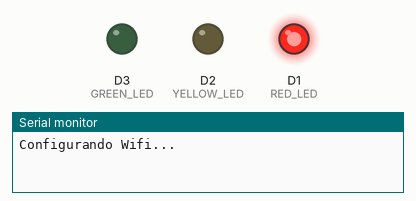
Recording of a program running on a simulated ESP8266 (NodeMCU). On the bench: output pins drawn as LEDs (lit = HIGH), the last lines printed to the serial monitor. WiFi joins after 1.5 s; servers stay silent unless stated.

Above: at 7.8 s.
At 15.8 s:
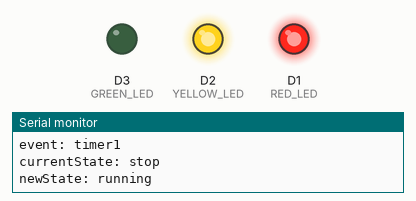
At 21.8 s:
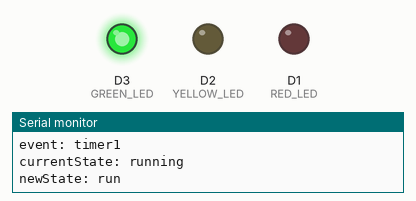
At 27.8 s:
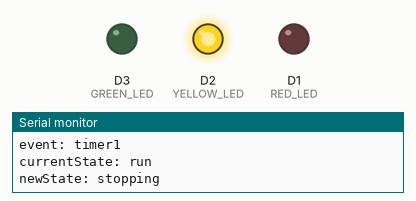
Timing chart, 0 to 38.2 s (numbered marks = the images above):
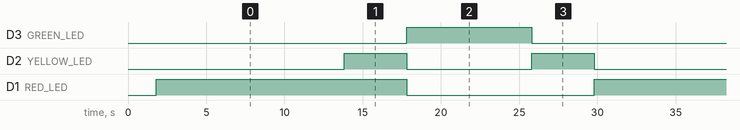

The program:

main.cpp
```cpp
#include <Arduino.h>
#include <ESP8266WiFi.h>
#include <BlynkSimpleEsp8266.h>

#define BLYNK_PRINT Serial
#define DEBUG

#define ARRAY_SIZE(foo) (sizeof(foo) / sizeof(foo[0]))

#define ACTIVE HIGH

// real pins
#define RED_LED D1
#define YELLOW_LED D2
#define GREEN_LED D3

// virtual pins
#define RED_V_LED 0
#define YELLOW_V_LED 1
#define GREEN_V_LED 2

#define SWITCH1_V_PIN 3
#define CHANGE_V_BUTTON 4
#define STATE_PRINT 5

typedef enum
{
  nullState,
  runningState,
  stopState,
  stoppingState,
  runState
} State;
#ifdef DEBUG
const char *StatesPrint[] = {"null", "running", "stop", "stopping", "run"};
#endif
typedef enum
{
  UNKNOWN,
  TIMER1,
  TIMER2,
  CHG,
} Event;
#ifdef DEBUG
const char *EventPrint[] = {"unknown", "timer1", "timer2", "change"};
#endif

State machine[5][4] = {};
State currentState = stopState; //default state
Event event = UNKNOWN;

long sequence1[] = {3000, 8000, 3000, 5000};
long sequence2[] = {4000, 12000, 4000, 8000};

void sendTickEvent()
{
  event = TIMER1;
}

BlynkTimer timer;
int timerPointer;

int sequence = 0;

// change the sequence on switch change
BLYNK_WRITE(SWITCH1_V_PIN_V_PIN)
{

  sequence = param.asInt();

#ifdef DEBUG
  Serial.print("new switch: ");
  Serial.println(sequence);
#endif
}

// make a "intantaneus" transition of the machine
BLYNK_WRITE(CHANGE_V_BUTTON)
{
  event = CHG;
}

// cycle of states
boolean redSeq[] = {!ACTIVE, ACTIVE, ACTIVE, !ACTIVE, !ACTIVE};
boolean yellowSeq[] = {!ACTIVE, ACTIVE, !ACTIVE, ACTIVE, !ACTIVE};
boolean greenSeq[] = {!ACTIVE, !ACTIVE, !ACTIVE, !ACTIVE, ACTIVE};

void actions(State state)
{
  timer.deleteTimer(timerPointer);
  long *seq = sequence ? sequence1 : sequence2;

  digitalWrite(RED_LED, redSeq[state]);
  digitalWrite(YELLOW_LED, yellowSeq[state]);
  digitalWrite(GREEN_LED, greenSeq[state]);

  Blynk.virtualWrite(RED_V_LED, redSeq[state] * 255);
  Blynk.virtualWrite(YELLOW_V_LED, yellowSeq[state] * 255);
  Blynk.virtualWrite(GREEN_V_LED, greenSeq[state] * 255);

  timerPointer = timer.setTimeout(seq[state - 1], sendTickEvent);
}

void setup()
{
  //machine State transition function
  machine[runningState][TIMER1] = runState;
  machine[runState][TIMER1] = stoppingState;
  machine[stoppingState][TIMER1] = stopState;
  machine[stopState][TIMER1] = runningState;
  machine[stopState][CHG] = runningState;
  machine[runState][CHG] = stoppingState;

  // pin conf
  pinMode(RED_LED, OUTPUT);
  pinMode(YELLOW_LED, OUTPUT);
  pinMode(GREEN_LED, OUTPUT);

  //blynk conf
  // You should get Auth Token in the Blynk App.
  // Go to the Project Settings (nut icon).
  char auth[] = "xhl5OxSuxNmHOgYQkFWKnLaEvSoFp4b5";

  // Your WiFi credentials.
  // Set password to "" for open networks.
  char ssid[] = "virusred inv";
  char pass[] = "vGvR47Gtt6BmsjAK";

#ifdef DEBUG
  Serial.begin(9600);
  Serial.println("Configurando Wifi...");

#endif
  Blynk.begin(auth, ssid, pass, "iot.laserud.co", 8080);

  // initalize machine
  currentState = stopState; //initial state
  actions(currentState);
}

void loop()
{

  // machine poll execution approach (most simple, better interrupts)
  if (event != UNKNOWN)
  {
#ifdef DEBUG
    Serial.print("event: ");
    Serial.println(EventPrint[event]);
    Serial.print("currentState: ");
    Serial.println(StatesPrint[currentState]);
#endif
    State newState = machine[currentState][event];
    if (newState != nullState)
    {
      actions(newState);
#ifdef DEBUG
      Serial.print("newState: ");
      Serial.println(StatesPrint[newState]);
      Blynk.virtualWrite(STATE_PRINT, StatesPrint[newState]);
#endif
      currentState = newState;
      event = UNKNOWN;
    }
  }

  Blynk.run();
  timer.run();
}
```

Measured:
- by itself, D3 (GREEN_LED): alternates HIGH for 8.0 s and LOW for 20.0 s
- by itself, D2 (YELLOW_LED): repeats every 28.0 s: LOW 8.0 s, HIGH 4.0 s, LOW 12.0 s, HIGH 4.0 s
- by itself, D1 (RED_LED): alternates HIGH for 16.0 s and LOW for 12.0 s
